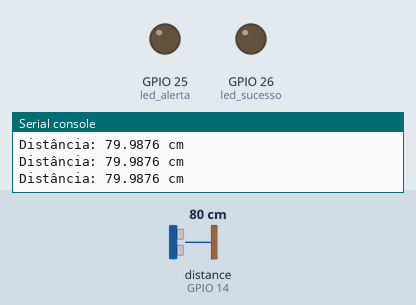
Simulated run of this program. Board: ESP32 board running MicroPython. Shown: output pins drawn as LEDs (lit = HIGH), the last lines printed to the serial console. The inputs (shaded band) are chosen by the test bench; at power-on: distance to the obstacle (sensor on GPIO 14) 80 cm. The echo pulse lasts 58.3 µs per cm; pins used as bus, display or sensor lines are not drawn.

Above: at 1.2 s.
1.3 s: distance to the obstacle (sensor on GPIO 14) set to 9 cm
2.8 s: distance to the obstacle (sensor on GPIO 14) set to 6 cm
At 3.9 s:
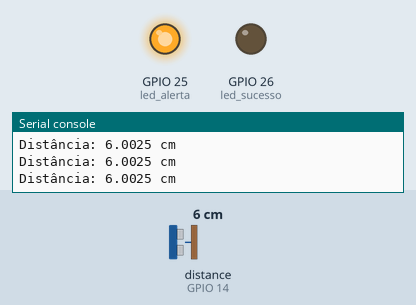
4.4 s: distance to the obstacle (sensor on GPIO 14) set to 18 cm
At 5.5 s:
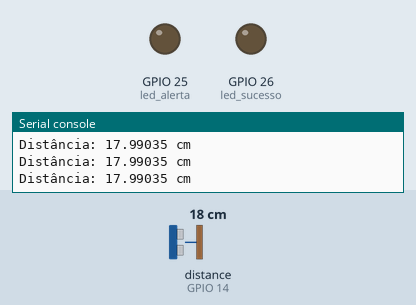
6.0 s: distance to the obstacle (sensor on GPIO 14) set to 2 cm
At 7.3 s:
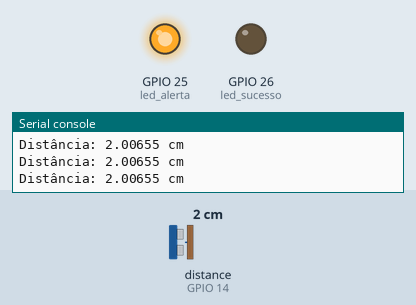
Timing chart, 0 to 8.7 s (numbered marks = the images above; inputs shaded):
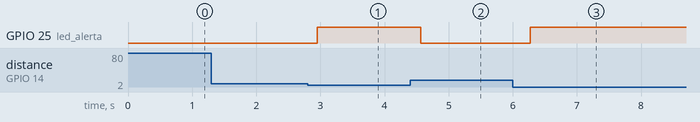

The program:

main.py
```python
from machine import Pin, time_pulse_us
import time

TRIG_PIN = 12
ECHO_PIN = 14
LED_ALERTA = 25
LED_SUCESSO = 26

trig_pin = Pin(TRIG_PIN, Pin.OUT)
echo_pin = Pin(ECHO_PIN, Pin.IN)
led_alerta = Pin(LED_ALERTA, Pin.OUT)
led_sucesso = Pin(LED_SUCESSO, Pin.OUT)

def medir_distancia():
    trig_pin.value(0)
    time.sleep_us(2)

    trig_pin.value(1)
    time.sleep_us(10)
    trig_pin.value(0)

    duracao = time_pulse_us(echo_pin, 1, 30000)
    distancia = (duracao / 2) * 0.0343
    return distancia


contador_objetos = 0
objeto_presente = False

while True:
    distancia = medir_distancia()
    print("Distância:", distancia, "cm")

    if distancia <= 7:
        led_alerta.value(1)

        if not objeto_presente:
            contador_objetos += 1
            objeto_presente = True
            print("Novo objeto detectado! Contagem:", contador_objetos)

            led_alerta.value(0)
            time.sleep(0.1)
            led_alerta.value(1)

            if contador_objetos >= 5:
                print("Meta atingida! Acendendo LED verde...")
                led_sucesso.value(1)
                time.sleep(5)
                led_sucesso.value(0)
                contador_objetos = 0
    else:
        led_alerta.value(0)
        objeto_presente = False

    time.sleep(0.2)
```

Measured:
- the behaviour switches between 8 and 7 cm on distance to the obstacle (sensor on GPIO 14) (found by bisection; images 0 and 1)
- after the input at 2.8 s, GPIO 25 (led_alerta): LOW → HIGH after 0.15 s
- after the input at 4.4 s, GPIO 25 (led_alerta): HIGH → LOW after 0.16 s
- after the input at 6.0 s, GPIO 25 (led_alerta): LOW → HIGH after 0.28 s
